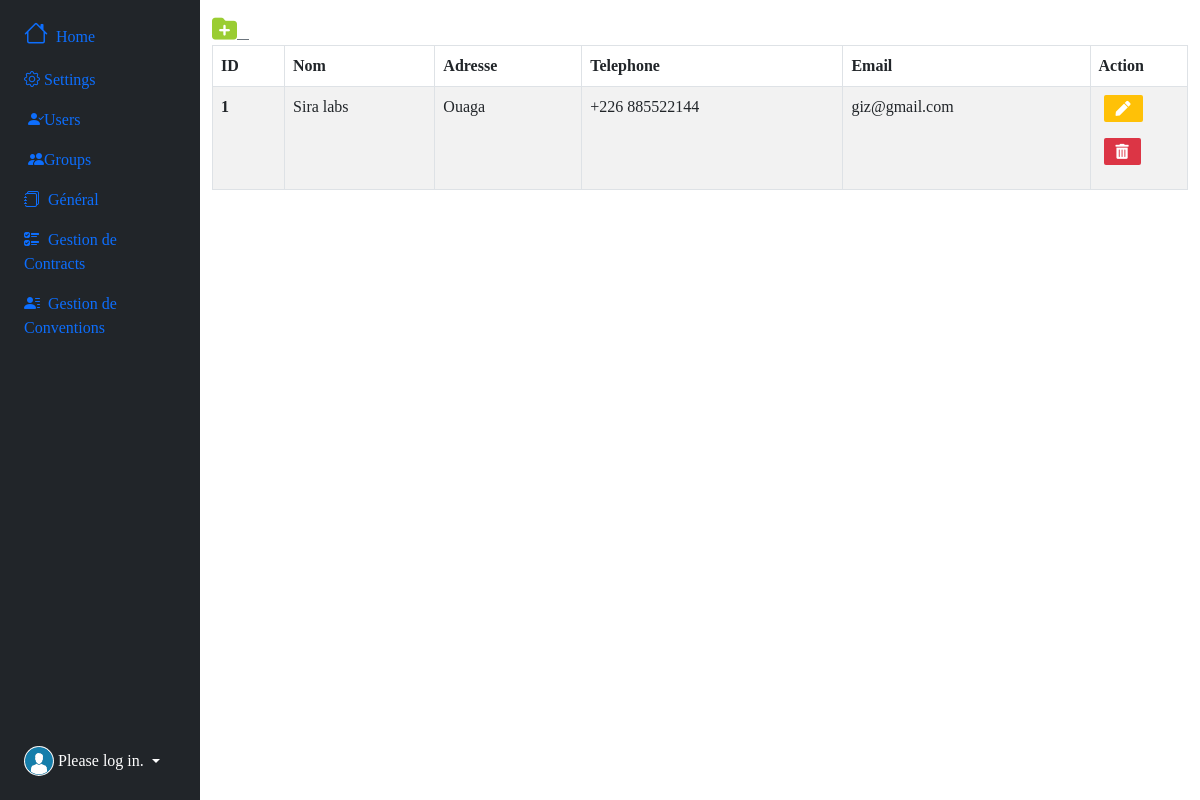
The page /gestioncontrat/partenaire on the database as committed earlier.
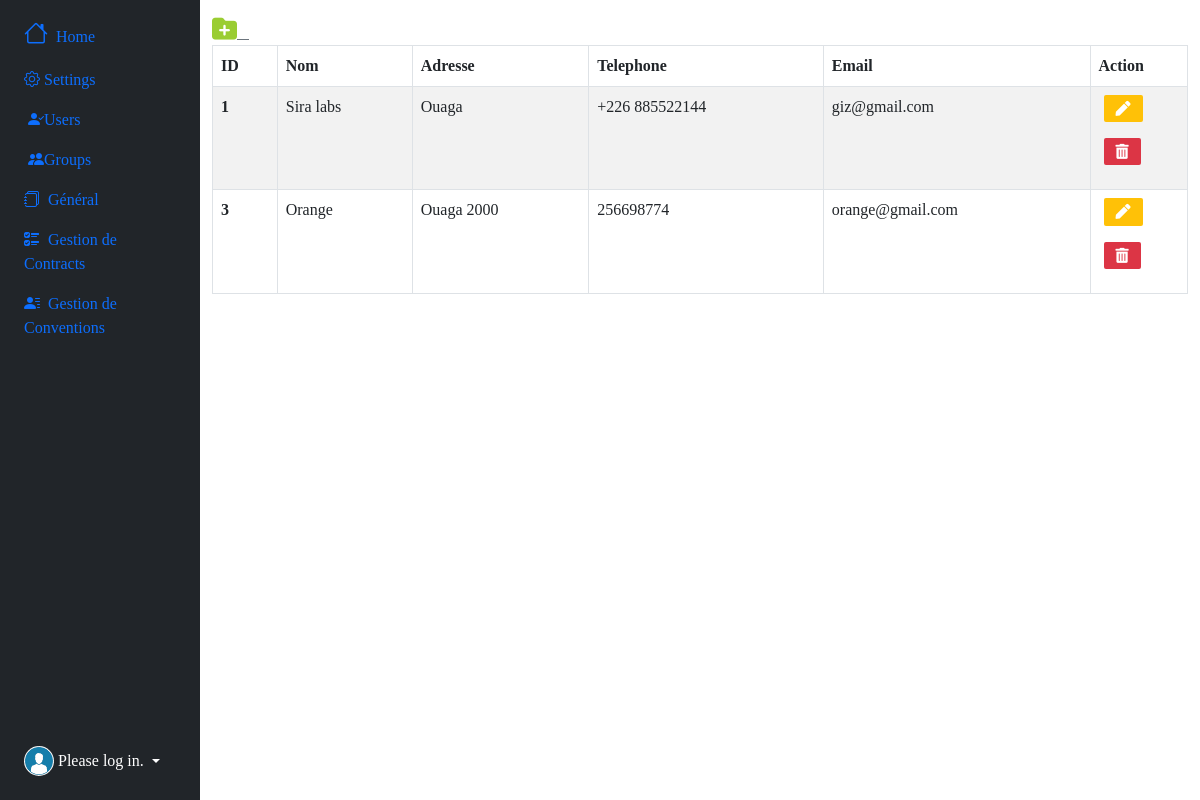
The same page on the database as committed later.
### gestioncontrat/models.py (models this page shows, shortened)
class Partenaire(models.Model):
    nom = models.CharField(max_length=100, null=True, blank=True)
    address = models.CharField(max_length=100, null=True, blank=True)
    telephone = models.CharField(max_length=100, null=True, blank=True)
    email = models.EmailField(null=True, blank=True)

### gestioncontrat/views.py (the view)
# urls.py: path('gestioncontrat/partenaire', views.partenaire, name="partenaire"),
def partenaire(request):
    partenaires = Partenaire.objects.all()
    context={"partenaires":partenaires}
    return render(request, 'gestioncontrat/partenaire.html', context)

### gestioncontrat/templates/gestioncontrat/partenaire.html (shortened to what this page needs)
{% extends 'index.html' %}
{% load bootstrap_icons %}
{% block btn %}
					<a href="{% url 'add_part' %}" class="btn-outline-secondary"style="width: 50px; height: 50px; margin-right: 30px;" title="Add Partenaire">
						<i style="color: yellowgreen; font-size: 25px; " class="fa-sharp fa-solid fa-folder-plus"></i> &nbsp;&nbsp;
					</a>
{% endblock btn %}
{% block main%}
<table table id="example" class="table table-striped table-bordered" style="width:100%">
  <thead>
    <tr>
      <th scope="col">ID</th>
      <th scope="col">Nom</th>
      <th scope="col">Adresse</th>
      <th scope="col">Telephone</th>
      <th scope="col">Email</th>
      <th scope="col" style="width: 10%;">Action</th>
    </tr>
  </thead>
  <tbody>
    {% for partenaire in partenaires %}
    <tr>
      <th scope="row">{{partenaire.id}}</th>
      <td>{{partenaire.nom}}</td>
      <td>{{partenaire.address}}</td>
      <td>{{partenaire.telephone}}</td>
      <td>{{partenaire.email}}</td>
      <td>
        <a href="{% url 'edit_part' partenaire.id %}" class="btn btn-success text-center bg-warning" title="Edit Partenaire">
            <i style="font-size: 15px;" class="fas fa-pen"></i>
        </a>
        <a href="{% url 'delete_part' partenaire.id %}" class="btn btn-danger bg-danger text-center" title="Supprimer partenaire">
          <i style="font-size: 15px;" class="fas fa-trash-alt"></i>
        </a>
    </td>
    </tr>
    {% endfor %}
  </tbody>
</table>
  {% endblock main%}

### templates/index.html (shortened to what this page needs)
{% load static %}
{% load bootstrap_icons %}
<!DOCTYPE html>
<html>
<head>
    	<link href="https://cdn.jsdelivr.net/npm/bootstrap@5.0.2/dist/css/bootstrap.min.css" rel="stylesheet">
		<link rel="stylesheet" href="https://cdn.jsdelivr.net/npm/bootstrap-icons@1.9.1/font/bootstrap-icons.css">
   		<link href="https://cdn.jsdelivr.net/npm/bootstrap@5.0.2/dist/css/bootstrap.min.css" rel="stylesheet">
    	<link rel="stylesheet" href="https://cdnjs.cloudflare.com/ajax/libs/font-awesome/6.1.1/css/all.min.css">
    	<link rel="stylesheet" href="https://cdnjs.cloudflare.com/ajax/libs/font-awesome/5.15.4/css/all.min.css" />
    	<link rel="stylesheet" href={% static "css/index.css" %}>
		<link rel="stylesheet" type="text/css" href="https://cdn.datatables.net/v/bs5/jq-3.6.0/jszip-2.5.0/dt-1.12.1/b-2.2.3/b-html5-2.2.3/b-print-2.2.3/datatables.min.css"/>
</head>
<body>
		<div class="container-fluid">
			<div class="row flex-nowrap">
				<div class="col-auto col-md-3 col-xl-2 px-sm-2 px-0 bg-dark">
					<div class="d-flex flex-column align-items-center align-items-sm-start px-3 pt-2 text-white min-vh-100">
						<ul class="nav nav-pills flex-column mb-sm-auto mb-0 align-items-center align-items-sm-start" id="menu">
							<li class="nav-item">
								<a href="{% url 'home' %}" class="nav-link align-middle px-0">
									<i class="fs-4 bi-house"></i> <span class="ms-1 d-none d-sm-inline">Home</span>
								</a>
							</li>
							<li>
								<a href="#submenu1" data-bs-toggle="collapse" class="nav-link px-0 align-middle">
									<i class="bi bi-gear"></i><span class="ms-1 d-none d-sm-inline">Settings</span> </a>
								<ul class="collapse show nav flex-column ms-1" id="submenu1" data-bs-parent="#menu">
									<li class="w-100">
										<a href="{% url 'users' %}" class="nav-link px-0"> <i class="bi bi-person-check-fill"></i><span class="d-none d-sm-inline">Users</span></a>
									</li>
									<li>
										<a href="#" class="nav-link px-0"> <i class="bi bi-people-fill"></i><span class="d-none d-sm-inline">Groups</span></a>
									</li>
								</ul>
							</li>
							<li>
								<a href="#submenu4" data-bs-toggle="collapse" class="nav-link px-0 align-middle">
									<i class="bi bi-journals"></i> <span class="ms-1 d-none d-sm-inline">Général</span> </a>
							</li>
							<li>
								<a href="#submenu2" data-bs-toggle="collapse" class="nav-link px-0 align-middle ">
									<i class="bi bi-ui-checks"></i> <span class="ms-1 d-none d-sm-inline">Gestion de Contracts</span></a>
							</li>
							<li>
								<a href="#submenu3" data-bs-toggle="collapse" class="nav-link px-0 align-middle">
									<i class="bi bi-person-lines-fill"></i> <span class="ms-1 d-none d-sm-inline">Gestion de Conventions</span> </a>
							</li>
						</ul>
						<div class="dropdown pb-4">
							<a href="#" class="d-flex align-items-center text-white text-decoration-none dropdown-toggle" id="dropdownUser1" data-bs-toggle="dropdown" aria-expanded="false">
								{% if request.user.photo.url %}
								<img src="{{request.user.photo.url}}" alt="hugenerd" width="30" height="30" class="rounded-circle">
								{% else %}
								<img src="{% static 'images/users_img/users.png' %}" alt="hugenerd" width="30" height="30" class="rounded-circle">
								{% endif %}
								<span class="d-none d-sm-inline mx-1">{% if user.is_authenticated %} {{request.user}} {% else %} <span>Please log in.</span> {% endif %}</span>
							</a>
						</div>
					</div>
				</div>
				<div class="col py-3">
					{% block btn %}
					{% endblock btn %}
					{% block main %}
					{% endblock main %}
				</div>
			</div>
		</div>
</body>
</html>

### contrat/static/css/index.css (style rules this page uses)
* { padding: 0; margin: 0; box-sizing: border-box; list-style-type: none; text-decoration: none; font-family: "verdana"; }
.btn { background-color: #008ea1; border-radius: 2px; color: #fff; font-size: .3rem; border: none; cursor: pointer; margin-bottom: 1rem; margin-left: 5px; }
#menu:checked~.sidebar .sidebar-brand, h2 span:last-child, #menu:checked~.sidebar .sidebar-brand, li a span:last-child { display: none; }

Rows that differ between the two databases and show on the page:
added Partenaire: id "3", nom "Orange", address "Ouaga 2000", telephone "256698774", email "orange@gmail.com"
